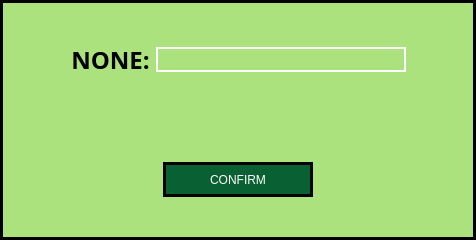
<?xml version="1.0" encoding="UTF-8"?>
<ui version="4.0">
 <class>Dialog</class>
 <widget class="QDialog" name="Dialog">
  <property name="geometry">
   <rect>
    <x>0</x>
    <y>0</y>
    <width>476</width>
    <height>240</height>
   </rect>
  </property>
  <property name="windowTitle">
   <string>Dialog</string>
  </property>
  <property name="styleSheet">
   <string notr="true">#widget{
background-color: #ABE27D;
border: 3px solid black;
}
.QPushButton{
background-color: #096033;
border: 3px solid black;
color: white
}</string>
  </property>
  <layout class="QHBoxLayout" name="horizontalLayout_3">
   <property name="spacing">
    <number>0</number>
   </property>
   <property name="leftMargin">
    <number>0</number>
   </property>
   <property name="topMargin">
    <number>0</number>
   </property>
   <property name="rightMargin">
    <number>0</number>
   </property>
   <property name="bottomMargin">
    <number>0</number>
   </property>
   <item>
    <widget class="QWidget" name="widget" native="true">
     <property name="styleSheet">
      <string notr="true">.QLineEdit{
border : 2px solid white;
background-color:rgba(0,0,0,0);
color: white
}</string>
     </property>
     <layout class="QVBoxLayout" name="verticalLayout">
      <property name="spacing">
       <number>0</number>
      </property>
      <property name="leftMargin">
       <number>0</number>
      </property>
      <property name="topMargin">
       <number>0</number>
      </property>
      <property name="rightMargin">
       <number>0</number>
      </property>
      <property name="bottomMargin">
       <number>0</number>
      </property>
      <item>
       <widget class="QWidget" name="widget_2" native="true">
        <layout class="QHBoxLayout" name="horizontalLayout">
         <item>
          <spacer name="horizontalSpacer">
           <property name="orientation">
            <enum>Qt::Horizontal</enum>
           </property>
           <property name="sizeHint" stdset="0">
            <size>
             <width>55</width>
             <height>20</height>
            </size>
           </property>
          </spacer>
         </item>
         <item>
          <widget class="QLabel" name="label">
           <property name="font">
            <font>
             <family>DM Sans</family>
             <pointsize>18</pointsize>
             <bold>true</bold>
            </font>
           </property>
           <property name="text">
            <string>NONE:</string>
           </property>
           <property name="alignment">
            <set>Qt::AlignCenter</set>
           </property>
          </widget>
         </item>
         <item>
          <widget class="QLineEdit" name="Input_LE">
           <property name="sizePolicy">
            <sizepolicy hsizetype="Fixed" vsizetype="Fixed">
             <horstretch>0</horstretch>
             <verstretch>0</verstretch>
            </sizepolicy>
           </property>
           <property name="minimumSize">
            <size>
             <width>250</width>
             <height>25</height>
            </size>
           </property>
          </widget>
         </item>
         <item>
          <spacer name="horizontalSpacer_2">
           <property name="orientation">
            <enum>Qt::Horizontal</enum>
           </property>
           <property name="sizeHint" stdset="0">
            <size>
             <width>55</width>
             <height>20</height>
            </size>
           </property>
          </spacer>
         </item>
        </layout>
       </widget>
      </item>
      <item>
       <widget class="QWidget" name="widget_3" native="true">
        <layout class="QHBoxLayout" name="horizontalLayout_2">
         <item>
          <spacer name="horizontalSpacer_3">
           <property name="orientation">
            <enum>Qt::Horizontal</enum>
           </property>
           <property name="sizeHint" stdset="0">
            <size>
             <width>145</width>
             <height>20</height>
            </size>
           </property>
          </spacer>
         </item>
         <item>
          <widget class="QPushButton" name="Confirm_btn">
           <property name="sizePolicy">
            <sizepolicy hsizetype="Fixed" vsizetype="Fixed">
             <horstretch>0</horstretch>
             <verstretch>0</verstretch>
            </sizepolicy>
           </property>
           <property name="minimumSize">
            <size>
             <width>150</width>
             <height>35</height>
            </size>
           </property>
           <property name="text">
            <string>CONFIRM</string>
           </property>
          </widget>
         </item>
         <item>
          <spacer name="horizontalSpacer_4">
           <property name="orientation">
            <enum>Qt::Horizontal</enum>
           </property>
           <property name="sizeHint" stdset="0">
            <size>
             <width>145</width>
             <height>20</height>
            </size>
           </property>
          </spacer>
         </item>
        </layout>
       </widget>
      </item>
     </layout>
    </widget>
   </item>
  </layout>
 </widget>
 <resources/>
 <connections/>
</ui>
